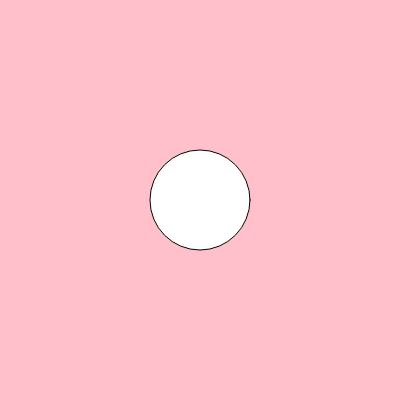
Frame 1 (no input)
Frame 60 (no input): identical to frame 1, image omitted
Frame 120 (the mouse pressed at the canvas centre since frame 60): identical to frame 1, image omitted

The p5.js sketch that drew this single still picture (run headless with seeded random() and noise() and a simulated clock; from frame 60 on, the mouse is pressed at the canvas centre):

// p5.js sketch
// ── sketch.js
function setup() {
    createCanvas(400, 400);
  }
  
  function draw() {
    background(220);
    background("pink")
    ellipse(200,200,100,100)
    // strokeWeight(5)
    // fill('white')
    // ellipse(175, 300, 50, 30)
    // ellipse(225, 300, 50, 30)
    // fill('yellow')
    // ellipse(165, 250, 30, 50)
    // ellipse(235, 250, 30, 50)
    // rect(160, 210, 80, 80)
    
    
    
    // triangle(165, 220, 200, 230, 185, 240)
    // triangle(235, 220, 200, 230, 215, 240)
    // fill('white')
    // strokeWeight(3)
    // ellipse(200, 242, 10, 10)
    // strokeWeight(5)
    // ellipse(170, 115, 45, 80)
    // ellipse(230, 115, 45, 80)
    // ellipse(200, 180, 120, 100)
    // strokeWeight(0)
  
    // ellipse(175, 140, 35, 25)
    // ellipse(225, 140, 35, 25)
    // fill('black')
    // ellipse(180, 185, 10, 10)
    // ellipse(220, 185, 10, 10)
    // strokeWeight(5)
    // line(195, 200, 205, 205);
    // line(195, 205, 205, 200);
    
    
  }
